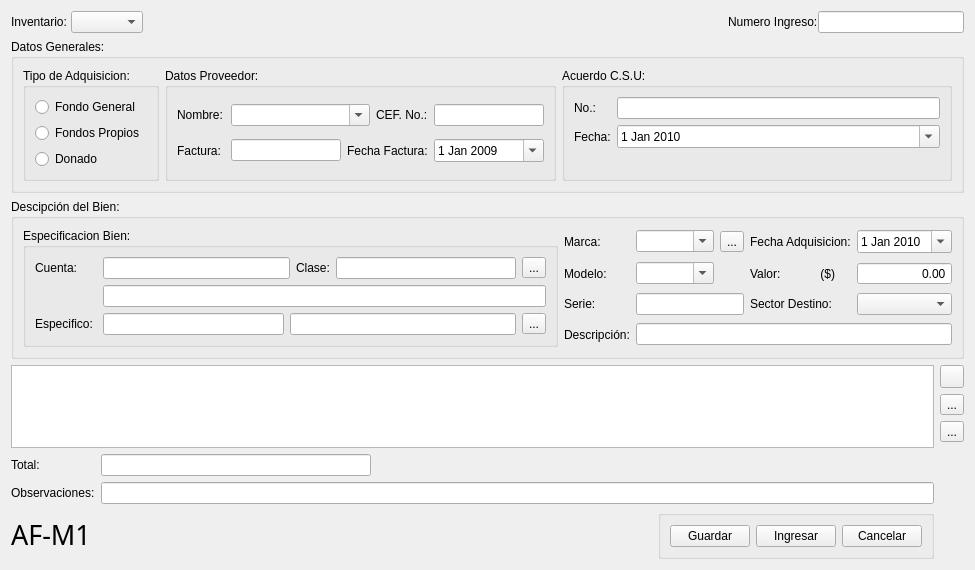
<?xml version="1.0" encoding="UTF-8"?>
<ui version="4.0">
 <class>ingresoBienes</class>
 <widget class="QWidget" name="ingresoBienes">
  <property name="windowModality">
   <enum>Qt::ApplicationModal</enum>
  </property>
  <property name="geometry">
   <rect>
    <x>0</x>
    <y>0</y>
    <width>975</width>
    <height>521</height>
   </rect>
  </property>
  <property name="maximumSize">
   <size>
    <width>36584</width>
    <height>36524</height>
   </size>
  </property>
  <property name="windowTitle">
   <string>Ingreso de Bienes al Inventario de Activo Fijo</string>
  </property>
  <property name="windowIcon">
   <iconset resource="../ContablesPrincipal.qrc">
    <normaloff>:/images/ico_alpha_RegistryDefrag_32x32.png</normaloff>:/images/ico_alpha_RegistryDefrag_32x32.png</iconset>
  </property>
  <layout class="QGridLayout" name="gridLayout">
   <item row="3" column="0" colspan="6">
    <widget class="QGroupBox" name="groupBox_5">
     <property name="title">
      <string>Descipción del Bien:</string>
     </property>
     <layout class="QGridLayout" name="gridLayout_4">
      <item row="0" column="0" rowspan="4">
       <widget class="QGroupBox" name="groupBox_6">
        <property name="title">
         <string>Especificacion Bien:</string>
        </property>
        <layout class="QGridLayout" name="gridLayout_3">
         <item row="0" column="0">
          <widget class="QLabel" name="label_8">
           <property name="text">
            <string>Cuenta: </string>
           </property>
          </widget>
         </item>
         <item row="0" column="1" colspan="2">
          <widget class="QLineEdit" name="numeroCuenta"/>
         </item>
         <item row="0" column="3">
          <widget class="QLabel" name="label_9">
           <property name="text">
            <string>Clase:</string>
           </property>
          </widget>
         </item>
         <item row="0" column="4">
          <widget class="QLineEdit" name="nombreClase">
           <property name="maxLength">
            <number>3</number>
           </property>
          </widget>
         </item>
         <item row="0" column="5">
          <widget class="QToolButton" name="btmBuscarClases">
           <property name="text">
            <string>...</string>
           </property>
          </widget>
         </item>
         <item row="1" column="1" colspan="5">
          <widget class="QLineEdit" name="cuentaAsignada">
           <property name="readOnly">
            <bool>true</bool>
           </property>
          </widget>
         </item>
         <item row="2" column="0">
          <widget class="QLabel" name="label_19">
           <property name="text">
            <string>Especifico: </string>
           </property>
          </widget>
         </item>
         <item row="2" column="1">
          <widget class="QLineEdit" name="numEspecifico"/>
         </item>
         <item row="2" column="2" colspan="3">
          <widget class="QLineEdit" name="nombreEspecifico">
           <property name="readOnly">
            <bool>true</bool>
           </property>
          </widget>
         </item>
         <item row="2" column="5">
          <widget class="QToolButton" name="btmBuscarEspecifico">
           <property name="text">
            <string>...</string>
           </property>
          </widget>
         </item>
        </layout>
       </widget>
      </item>
      <item row="0" column="1">
       <widget class="QLabel" name="label_10">
        <property name="text">
         <string>Marca:</string>
        </property>
       </widget>
      </item>
      <item row="0" column="2">
       <widget class="QComboBox" name="marca">
        <property name="editable">
         <bool>true</bool>
        </property>
       </widget>
      </item>
      <item row="0" column="3">
       <widget class="QToolButton" name="btmMarcas">
        <property name="text">
         <string>...</string>
        </property>
       </widget>
      </item>
      <item row="0" column="4">
       <widget class="QLabel" name="label_14">
        <property name="text">
         <string>Fecha Adquisicion:</string>
        </property>
       </widget>
      </item>
      <item row="0" column="5">
       <widget class="QDateEdit" name="fechaAdquisicion">
        <property name="calendarPopup">
         <bool>true</bool>
        </property>
        <property name="date">
         <date>
          <year>2010</year>
          <month>1</month>
          <day>1</day>
         </date>
        </property>
       </widget>
      </item>
      <item row="1" column="1">
       <widget class="QLabel" name="label_11">
        <property name="text">
         <string>Modelo:</string>
        </property>
       </widget>
      </item>
      <item row="1" column="2">
       <widget class="QComboBox" name="modelo">
        <property name="editable">
         <bool>true</bool>
        </property>
       </widget>
      </item>
      <item row="1" column="4">
       <widget class="QLabel" name="label_15">
        <property name="text">
         <string>Valor:            ($)</string>
        </property>
       </widget>
      </item>
      <item row="1" column="5">
       <widget class="QDoubleSpinBox" name="valorBien">
        <property name="locale">
         <locale language="Spanish" country="ElSalvador"/>
        </property>
        <property name="wrapping">
         <bool>false</bool>
        </property>
        <property name="frame">
         <bool>true</bool>
        </property>
        <property name="alignment">
         <set>Qt::AlignRight|Qt::AlignTrailing|Qt::AlignVCenter</set>
        </property>
        <property name="buttonSymbols">
         <enum>QAbstractSpinBox::NoButtons</enum>
        </property>
        <property name="specialValueText">
         <string/>
        </property>
        <property name="keyboardTracking">
         <bool>true</bool>
        </property>
        <property name="maximum">
         <double>10000000.000000000000000</double>
        </property>
       </widget>
      </item>
      <item row="2" column="1">
       <widget class="QLabel" name="label_13">
        <property name="text">
         <string>Serie:</string>
        </property>
       </widget>
      </item>
      <item row="2" column="2" colspan="2">
       <widget class="QLineEdit" name="serie">
        <property name="maxLength">
         <number>25</number>
        </property>
       </widget>
      </item>
      <item row="2" column="4">
       <widget class="QLabel" name="label_18">
        <property name="text">
         <string>Sector Destino:</string>
        </property>
       </widget>
      </item>
      <item row="2" column="5">
       <widget class="QComboBox" name="sectorDestino"/>
      </item>
      <item row="3" column="1">
       <widget class="QLabel" name="label_12">
        <property name="text">
         <string>Descripción:</string>
        </property>
       </widget>
      </item>
      <item row="3" column="2" colspan="4">
       <widget class="QLineEdit" name="descripcion">
        <property name="readOnly">
         <bool>true</bool>
        </property>
       </widget>
      </item>
     </layout>
    </widget>
   </item>
   <item row="5" column="0" rowspan="4" colspan="5">
    <widget class="QTableWidget" name="tablaBienes">
     <property name="alternatingRowColors">
      <bool>true</bool>
     </property>
    </widget>
   </item>
   <item row="5" column="5">
    <widget class="QToolButton" name="botonAgregarBien">
     <property name="toolTip">
      <string>Agregar Bien</string>
     </property>
     <property name="text">
      <string/>
     </property>
     <property name="icon">
      <iconset resource="../ContablesPrincipal.qrc">
       <normaloff>:/iconos/mas.png</normaloff>:/iconos/mas.png</iconset>
     </property>
    </widget>
   </item>
   <item row="6" column="5">
    <widget class="QToolButton" name="botonEliminarBien">
     <property name="toolTip">
      <string>Eliminar Bien</string>
     </property>
     <property name="text">
      <string>...</string>
     </property>
     <property name="icon">
      <iconset resource="../ContablesPrincipal.qrc">
       <normaloff>:/iconos/menos.png</normaloff>:/iconos/menos.png</iconset>
     </property>
    </widget>
   </item>
   <item row="7" column="5">
    <widget class="QToolButton" name="nuevoBien">
     <property name="toolTip">
      <string>Nuevo Bien</string>
     </property>
     <property name="text">
      <string>...</string>
     </property>
     <property name="icon">
      <iconset resource="../ContablesPrincipal.qrc">
       <normaloff>:/iconos/filenew.png</normaloff>:/iconos/filenew.png</iconset>
     </property>
    </widget>
   </item>
   <item row="13" column="0">
    <widget class="QLabel" name="label_21">
     <property name="font">
      <font>
       <family>Impact</family>
       <pointsize>20</pointsize>
      </font>
     </property>
     <property name="text">
      <string>AF-M1</string>
     </property>
    </widget>
   </item>
   <item row="13" column="4">
    <widget class="QGroupBox" name="groupBox_7">
     <property name="title">
      <string/>
     </property>
     <layout class="QHBoxLayout" name="horizontalLayout_2">
      <item>
       <widget class="QPushButton" name="btmGuardar">
        <property name="text">
         <string>Guardar</string>
        </property>
       </widget>
      </item>
      <item>
       <widget class="QPushButton" name="finalizarTransaccion">
        <property name="text">
         <string>Ingresar</string>
        </property>
       </widget>
      </item>
      <item>
       <widget class="QPushButton" name="cancelar">
        <property name="text">
         <string>Cancelar</string>
        </property>
       </widget>
      </item>
     </layout>
    </widget>
   </item>
   <item row="0" column="0" colspan="6">
    <widget class="QWidget" name="widget" native="true">
     <layout class="QHBoxLayout" name="horizontalLayout_3">
      <property name="spacing">
       <number>0</number>
      </property>
      <property name="sizeConstraint">
       <enum>QLayout::SetMinimumSize</enum>
      </property>
      <property name="margin">
       <number>0</number>
      </property>
      <item>
       <widget class="QLabel" name="label_5">
        <property name="text">
         <string>Inventario: </string>
        </property>
       </widget>
      </item>
      <item>
       <widget class="QComboBox" name="anioInventario"/>
      </item>
      <item>
       <spacer name="horizontalSpacer_2">
        <property name="orientation">
         <enum>Qt::Horizontal</enum>
        </property>
        <property name="sizeHint" stdset="0">
         <size>
          <width>40</width>
          <height>20</height>
         </size>
        </property>
       </spacer>
      </item>
      <item>
       <spacer name="horizontalSpacer_3">
        <property name="orientation">
         <enum>Qt::Horizontal</enum>
        </property>
        <property name="sizeHint" stdset="0">
         <size>
          <width>40</width>
          <height>20</height>
         </size>
        </property>
       </spacer>
      </item>
      <item>
       <spacer name="horizontalSpacer_4">
        <property name="orientation">
         <enum>Qt::Horizontal</enum>
        </property>
        <property name="sizeHint" stdset="0">
         <size>
          <width>40</width>
          <height>20</height>
         </size>
        </property>
       </spacer>
      </item>
      <item>
       <spacer name="horizontalSpacer_5">
        <property name="orientation">
         <enum>Qt::Horizontal</enum>
        </property>
        <property name="sizeHint" stdset="0">
         <size>
          <width>40</width>
          <height>20</height>
         </size>
        </property>
       </spacer>
      </item>
      <item>
       <widget class="QLabel" name="label_4">
        <property name="text">
         <string>Numero Ingreso:</string>
        </property>
       </widget>
      </item>
      <item>
       <widget class="QLineEdit" name="numeroIngreso">
        <property name="alignment">
         <set>Qt::AlignRight|Qt::AlignTrailing|Qt::AlignVCenter</set>
        </property>
       </widget>
      </item>
     </layout>
    </widget>
   </item>
   <item row="9" column="0">
    <widget class="QLabel" name="label_16">
     <property name="layoutDirection">
      <enum>Qt::LeftToRight</enum>
     </property>
     <property name="text">
      <string>Total:</string>
     </property>
    </widget>
   </item>
   <item row="9" column="1">
    <widget class="QLineEdit" name="totalIngreso">
     <property name="readOnly">
      <bool>true</bool>
     </property>
    </widget>
   </item>
   <item row="12" column="1" colspan="4">
    <widget class="QLineEdit" name="observaciones">
     <property name="maxLength">
      <number>148</number>
     </property>
    </widget>
   </item>
   <item row="12" column="0">
    <widget class="QLabel" name="label_17">
     <property name="text">
      <string>Observaciones:</string>
     </property>
    </widget>
   </item>
   <item row="9" column="3">
    <spacer name="horizontalSpacer">
     <property name="orientation">
      <enum>Qt::Horizontal</enum>
     </property>
     <property name="sizeHint" stdset="0">
      <size>
       <width>40</width>
       <height>20</height>
      </size>
     </property>
    </spacer>
   </item>
   <item row="1" column="0" colspan="6">
    <widget class="QGroupBox" name="groupBox_3">
     <property name="title">
      <string>Datos Generales: </string>
     </property>
     <layout class="QHBoxLayout" name="horizontalLayout">
      <item>
       <widget class="QGroupBox" name="groupBox">
        <property name="title">
         <string>Tipo de Adquisicion:</string>
        </property>
        <layout class="QVBoxLayout" name="verticalLayout">
         <item>
          <widget class="QRadioButton" name="fondoGeneral">
           <property name="text">
            <string>Fondo General</string>
           </property>
          </widget>
         </item>
         <item>
          <widget class="QRadioButton" name="fondosPropios">
           <property name="text">
            <string>Fondos Propios</string>
           </property>
          </widget>
         </item>
         <item>
          <widget class="QRadioButton" name="donado">
           <property name="text">
            <string>Donado</string>
           </property>
          </widget>
         </item>
        </layout>
       </widget>
      </item>
      <item>
       <widget class="QGroupBox" name="groupBox_2">
        <property name="title">
         <string>Datos Proveedor: </string>
        </property>
        <layout class="QGridLayout" name="gridLayout_2">
         <item row="0" column="0">
          <widget class="QLabel" name="label">
           <property name="text">
            <string>Nombre:</string>
           </property>
          </widget>
         </item>
         <item row="0" column="1" colspan="2">
          <widget class="QComboBox" name="nombreProveedor">
           <property name="editable">
            <bool>true</bool>
           </property>
          </widget>
         </item>
         <item row="0" column="3">
          <widget class="QLabel" name="label_20">
           <property name="text">
            <string>CEF. No.:</string>
           </property>
          </widget>
         </item>
         <item row="0" column="4">
          <widget class="QLineEdit" name="CEF">
           <property name="maxLength">
            <number>8</number>
           </property>
          </widget>
         </item>
         <item row="1" column="0">
          <widget class="QLabel" name="label_2">
           <property name="text">
            <string>Factura: </string>
           </property>
          </widget>
         </item>
         <item row="1" column="1">
          <widget class="QLineEdit" name="noFactura">
           <property name="maxLength">
            <number>20</number>
           </property>
          </widget>
         </item>
         <item row="1" column="2" colspan="2">
          <widget class="QLabel" name="label_3">
           <property name="text">
            <string>Fecha Factura:</string>
           </property>
          </widget>
         </item>
         <item row="1" column="4">
          <widget class="QDateEdit" name="fechaFactura">
           <property name="calendarPopup">
            <bool>true</bool>
           </property>
           <property name="date">
            <date>
             <year>2009</year>
             <month>1</month>
             <day>1</day>
            </date>
           </property>
          </widget>
         </item>
        </layout>
       </widget>
      </item>
      <item>
       <widget class="QGroupBox" name="groupBox_4">
        <property name="title">
         <string>Acuerdo C.S.U: </string>
        </property>
        <layout class="QFormLayout" name="formLayout">
         <item row="0" column="0">
          <widget class="QLabel" name="label_6">
           <property name="text">
            <string>No.:</string>
           </property>
          </widget>
         </item>
         <item row="0" column="1">
          <widget class="QLineEdit" name="numeroAcuerdoCSU">
           <property name="maxLength">
            <number>15</number>
           </property>
          </widget>
         </item>
         <item row="1" column="0">
          <widget class="QLabel" name="label_7">
           <property name="text">
            <string>Fecha:</string>
           </property>
          </widget>
         </item>
         <item row="1" column="1">
          <widget class="QDateEdit" name="fechaAcuerdo">
           <property name="calendarPopup">
            <bool>true</bool>
           </property>
           <property name="date">
            <date>
             <year>2010</year>
             <month>1</month>
             <day>1</day>
            </date>
           </property>
          </widget>
         </item>
        </layout>
       </widget>
      </item>
     </layout>
    </widget>
   </item>
  </layout>
 </widget>
 <tabstops>
  <tabstop>fondoGeneral</tabstop>
  <tabstop>fondosPropios</tabstop>
  <tabstop>donado</tabstop>
  <tabstop>noFactura</tabstop>
  <tabstop>CEF</tabstop>
  <tabstop>fechaFactura</tabstop>
  <tabstop>numeroAcuerdoCSU</tabstop>
  <tabstop>fechaAcuerdo</tabstop>
  <tabstop>numeroCuenta</tabstop>
  <tabstop>nombreClase</tabstop>
  <tabstop>marca</tabstop>
  <tabstop>modelo</tabstop>
  <tabstop>serie</tabstop>
  <tabstop>descripcion</tabstop>
  <tabstop>fechaAdquisicion</tabstop>
  <tabstop>valorBien</tabstop>
  <tabstop>sectorDestino</tabstop>
  <tabstop>botonAgregarBien</tabstop>
  <tabstop>botonEliminarBien</tabstop>
  <tabstop>nuevoBien</tabstop>
  <tabstop>tablaBienes</tabstop>
  <tabstop>nombreEspecifico</tabstop>
  <tabstop>cuentaAsignada</tabstop>
 </tabstops>
 <resources>
  <include location="../ContablesPrincipal.qrc"/>
 </resources>
 <connections>
  <connection>
   <sender>cancelar</sender>
   <signal>clicked()</signal>
   <receiver>ingresoBienes</receiver>
   <slot>deleteLater()</slot>
   <hints>
    <hint type="sourcelabel">
     <x>889</x>
     <y>679</y>
    </hint>
    <hint type="destinationlabel">
     <x>487</x>
     <y>366</y>
    </hint>
   </hints>
  </connection>
 </connections>
</ui>
